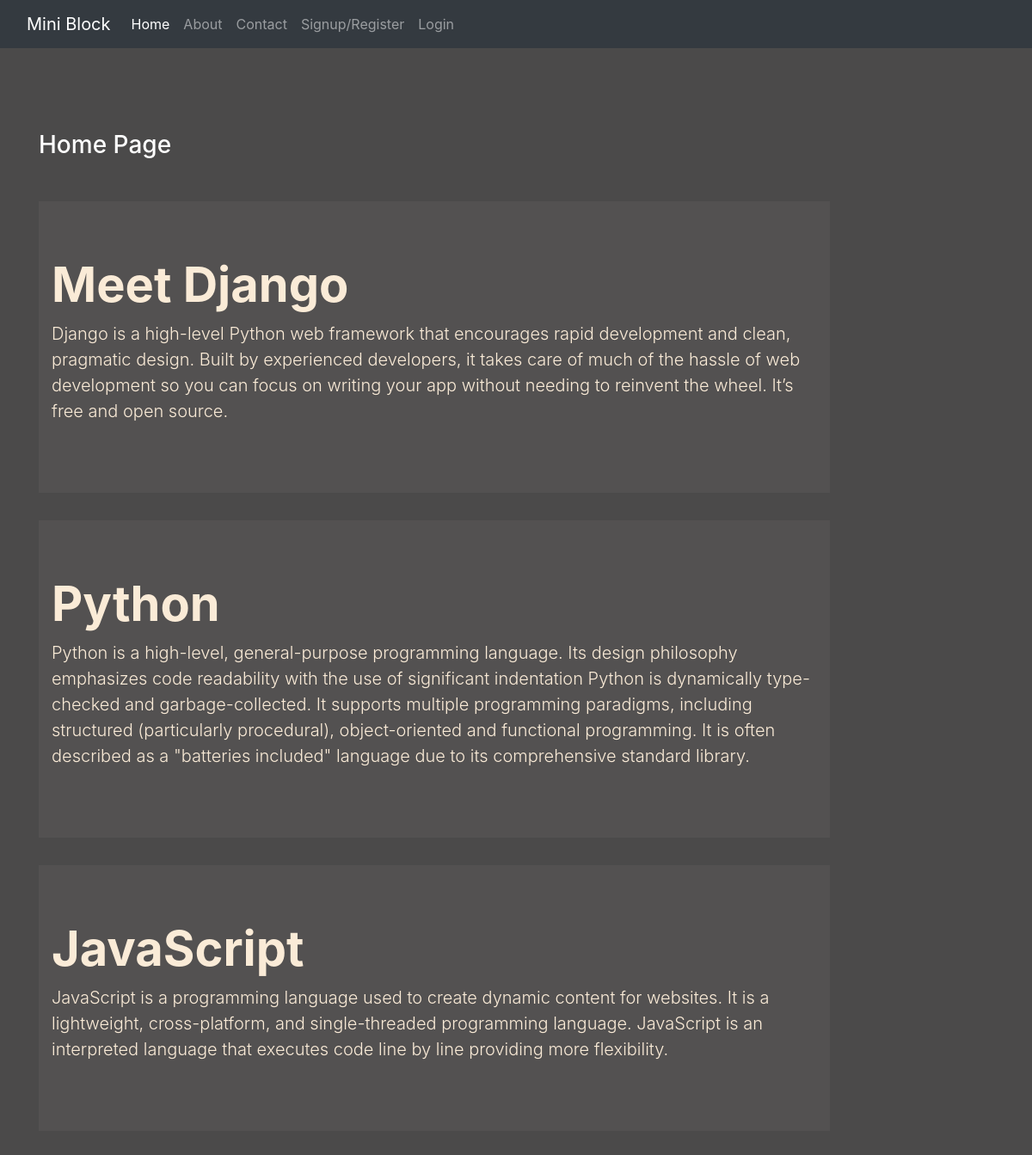
The page / on the database its author committed.
### Blog/models.py (models this page shows)
class Post(models.Model):
    tittle = models.CharField(max_length=200)
    desc  =  models.CharField(max_length=700)

### Blog/views.py (the view)
# urls.py: 2. Add a URL to urlpatterns:  path('', views.home, name='home')
def home(request):
    posts = Post.objects.all()
    return render(request, 'Blog/Home.html', {'posts':posts})

### Blog/templates/blog/Home.html
{% extends 'blog/base.html' %}
{% load static %}
{% block content %}
<div class="col-sm-10">
    <h3 class=" text-white  my-5" > Home Page </h3>
{% for post in posts %}
<div class="jumbotron jumbotron-fluid jumbo-color ">
    <div class="container">
      <h1 class="display-4 font-weight-bold"> {{post.tittle}}  </h1>
      <p class="lead">   {{post.desc}}    </p>
    </div>
    </div>
{% endfor %}
  </div>
{% endblock content %}

### Blog/static/blog/css/style1.css (style rules this page uses)
body { background-color: rgb(75, 74, 74); color: antiquewhite; }
.jumbo-color { background-color: rgb(83,81,81); }

### rows shown on the page
Post: tittle "Meet Django", desc "Django is a high-level Python web framework that encourages rapid development and clean, pragmatic design. Built by experienced developers, it takes care of much of the hassle of web development so you can focus on writing your app without needing to reinvent the wheel. It’s free and open source."
Post: tittle "Python", desc "Python is a high-level, general-purpose programming language. Its design philosophy emphasizes code readability with the use of significant indentation Python is dynamically type-checked and garbage-collected. It supports multiple programming paradigms, including structured (particularly procedural), object-oriented and functional programming. It is often described as a \"batteries included\" language due to its comprehensive standard library."
Post: tittle "JavaScript", desc "JavaScript is a programming language used to create dynamic content for websites. It is a lightweight, cross-platform, and single-threaded programming language. JavaScript is an interpreted language that executes code line by line providing more flexibility."
